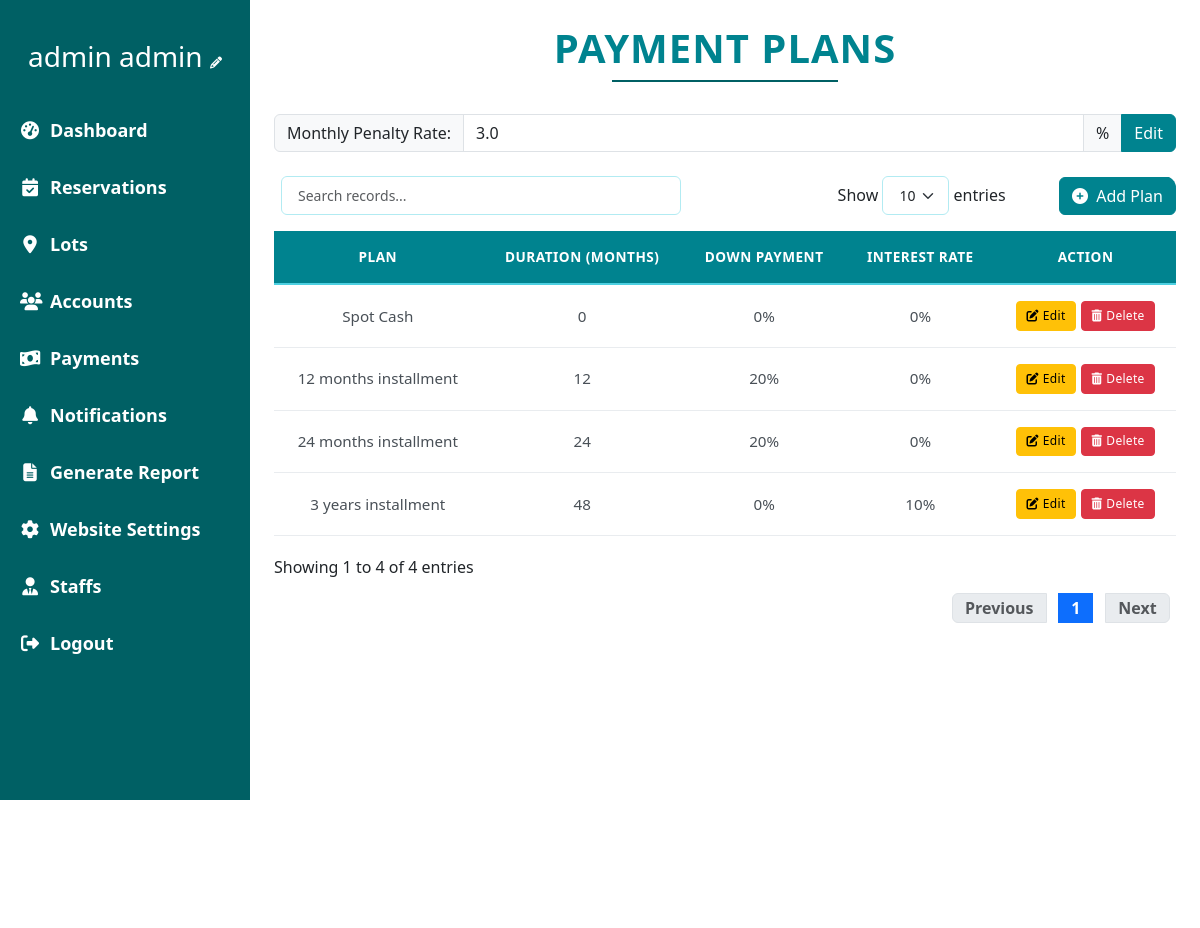
The page /admin/payment_plans.php (signed in) on the database its author committed.
### tables this page shows
CREATE TABLE `penalty` (
  `penalty_id` int(11) NOT NULL,
  `penalty_amount` decimal(10,1) NOT NULL
);

CREATE TABLE `payment_plan` (
  `payment_plan_id` int(11) NOT NULL,
  `plan` varchar(250) NOT NULL,
  `duration` int(11) NOT NULL,
  `down_payment` float NOT NULL,
  `interest_rate` float NOT NULL,
  `is_deleted` tinyint(1) NOT NULL DEFAULT 0
);

### admin/settings/penalty.class.php (called while the page is built, shortened)
<?php
require_once __DIR__ . '/../../database.php';
class Penalty {
    private $db;
    public function __construct() {
        $this->db = new Database();
    }
    public function getPenaltyRate() {
        $sql = "SELECT penalty_amount FROM penalty WHERE penalty_id = 1";
        $query = $this->db->connect()->prepare($sql);
        $query->execute();
        return $query->fetch(PDO::FETCH_ASSOC)['penalty_amount'];
    }
}

### database.php (called while the page is built)
<?php
class Database{
    private $host = 'localhost';
    private $username = 'root';
    private $password = '';
    private $dbname = 'burial_db';
    protected $connection;
    function connect(){
        try {
            if($this->connection === null){
                $dsn = "mysql:host=$this->host;dbname=$this->dbname";
                $this->connection = new PDO($dsn, $this->username, $this->password, [
                    PDO::ATTR_ERRMODE => PDO::ERRMODE_EXCEPTION,
                    PDO::ATTR_DEFAULT_FETCH_MODE => PDO::FETCH_ASSOC,
                    PDO::ATTR_EMULATE_PREPARES => false
                ]);
            }
            return $this->connection;
        } catch (PDOException $e) {
            error_log("Database Connection Error: " . $e->getMessage());
            throw new Exception("Database connection failed: " . $e->getMessage());
        }
    }
}

### admin/payments/payments.class.php (called while the page is built, shortened)
<?php
require_once __DIR__ . '/../../database.php';
class Payments_class{
    protected $db;
    function __construct(){
        $this->db = new Database();
    }
    public function showPaymentPlans() {
        $sql = "SELECT * FROM payment_plan WHERE is_deleted = 0";
        $query = $this->db->connect()->prepare($sql);
        $data = null;
        if($query->execute()){
            $data = $query->fetchAll(PDO::FETCH_ASSOC);
        }
        return $data;
    }
}

### admin/payment_plans.php (the view, shortened to what this page needs)
<?php
    include(__DIR__ . '/nav/navigation.php');
    require_once (__DIR__ . '/payments/payments.class.php');
    require_once (__DIR__ . '/settings/penalty.class.php');
    $burialObj = new Payments_class();
    $penalty = new Penalty();
    $penaltyRate = $penalty->getPenaltyRate();
    $paymentPlans = $burialObj->showPaymentPlans();
?>
<link rel="stylesheet" type="text/css" href="https://cdn.datatables.net/1.13.7/css/dataTables.bootstrap5.min.css">
<div class="container-fluid px-4 py-4">
    <div class="text-center mb-4">
        <h1 class="display-5 fw-bold text-uppercase" style="color: #006064;">PAYMENT PLANS</h1>
        <div class="border-bottom border-2 w-25 mx-auto" style="border-color: #006064 !important;"></div>
    </div>
    <div class="mb-4">
        <div class="col-12">
            <div class="input-group">
                <span class="input-group-text">Monthly Penalty Rate:</span>
                <input type="number" class="form-control" value="<?php echo $penaltyRate; ?>" readonly>
                <span class="input-group-text">%</span>
                <?php if($_SESSION['account']['is_admin']): ?>
                <button class="btn btn-primary" data-bs-toggle="modal" data-bs-target="#editPenaltyModal">Edit</button>
                <?php endif; ?>
            </div>
        </div>
    </div>
    <div class="card">
        <div class="card-body">
            <table id="paymentPlansTable" class="table table-hover">
                <thead>
                    <tr>
                        <th>Plan</th>
                        <th>Duration (Months)</th>
                        <th>Down Payment</th>
                        <th>Interest Rate</th>
                        <?php if($_SESSION['account']['is_admin']): ?>
                        <th>Action</th>
                        <?php endif; ?>
                    </tr>
                </thead>
                <tbody>
                    <?php foreach ($paymentPlans as $plan): ?>
                    <tr>
                        <td><?= $plan['plan'] ?></td>
                        <td><?= $plan['duration'] ?></td>
                        <td><?= $plan['down_payment'] ?>%</td>
                        <td><?= $plan['interest_rate'] ?>%</td>
                        <?php if($_SESSION['account']['is_admin']): ?>
                        <td>
                            <div class="d-flex gap-1 justify-content-center">
                                <a href="payments/edit_payment_plan.php?id=<?= $plan['payment_plan_id'] ?>"
                                   class="btn btn-sm btn-warning d-flex align-items-center">
                                    <i class="fas fa-edit me-1"></i> Edit
                                </a>
                                <button class="btn btn-sm btn-danger deletePlanBtn d-flex align-items-center"
                                        data-plan_id="<?= $plan['payment_plan_id'] ?>">
                                    <i class="fas fa-trash-alt me-1"></i> Delete
                                </button>
                            </div>
                        </td>
                        <?php endif; ?>
                    </tr>
                    <?php endforeach; ?>
                </tbody>
            </table>
        </div>
    </div>
</div>

### admin/admin.css (style rules this page uses)
* { border: 0; margin: 0; padding: 0; }
:root { --primary-dark: #006064; --primary-light: #e0f2f1; --secondary: #b2dfdb; --accent: #455a64; --text-dark: #263238; --text-light: #ffffff; }
body { display: flex; background-color: white; min-height: 100vh; margin: 0; }
a { text-decoration: none; }
.card { border: none; border-radius: 10px; box-shadow: 0 4px 6px rgba(0, 0, 0, 0.1); transition: all 0.3s ease; height: 100%; }
.card-body { display: flex; flex-direction: column; }

### admin/payment_plans.php (style rules this page uses)
.table { border-collapse: separate !important; border-spacing: 0 !important; width: 100% !important; margin-bottom: 0 !important; border: none !important; }
.table thead th { background-color: #00838f !important; color: white !important; font-weight: 600 !important; text-transform: uppercase !important; font-size: 0.85rem !important; letter-spacing: 0.5px !important; padding: 1rem !important; text-align: center !important; border: none !important; border-bottom: 2px solid #4dd0e1 !important; }
.table tbody td { padding: 1rem !important; vertical-align: middle !important; border: none !important; border-bottom: 1px solid #e9ecef !important; color: #495057 !important; font-size: 0.95rem !important; text-align: center !important; }
.table tbody tr:nth-of-type(odd) { background-color: #f5fcfd !important; }
.card { border: none !important; border-radius: 12px !important; background: white !important; box-shadow: none !important; overflow-x: hidden !important; }
.card-body { padding: 0 !important; overflow-x: hidden !important; }
.btn-sm { padding: 0.3rem 0.6rem !important; font-size: 0.75rem !important; border-radius: 4px !important; font-weight: 500 !important; letter-spacing: 0.3px !important; }
.btn-primary { background-color: #00838f !important; border-color: #00838f !important; }
.display-5 { font-size: 2.5rem !important; margin-bottom: 0.5rem !important; letter-spacing: 1px !important; color: #00838f !important; }
.border-bottom { margin-bottom: 2rem !important; border-color: #4dd0e1 !important; }
.d-flex.gap-1.justify-content-center { display: flex !important; justify-content: center !important; gap: 0.3rem !important; }
.table td:nth-child(3), .table td:nth-child(4) { text-align: center !important; }
.table td:nth-child(2) { text-align: center !important; }

### rows shown on the page
penalty: penalty_amount "3.0"
payment_plan: plan "Spot Cash", duration "0", down_payment "0", interest_rate "0"
payment_plan: plan "12 months installment", duration "12", down_payment "20", interest_rate "0"
payment_plan: plan "24 months installment", duration "24", down_payment "20", interest_rate "0"
payment_plan: plan "3 years installment", duration "48", down_payment "0", interest_rate "10"

### other values the page prints
$_SESSION['account']['first_name'] "admin"
$_SESSION['account']['last_name'] "admin"
